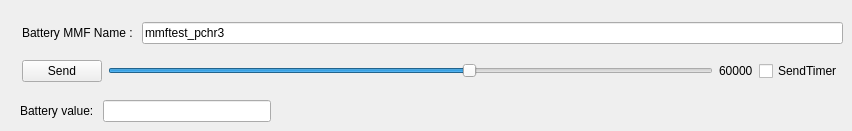
      <widget class="QWidget" name="tab_12">
       <attribute name="title">
        <string>BatteryMMF</string>
       </attribute>
       <widget class="QWidget" name="layoutWidget">
        <property name="geometry">
         <rect>
          <x>22</x>
          <y>12</y>
          <width>821</width>
          <height>81</height>
         </rect>
        </property>
        <layout class="QVBoxLayout" name="verticalLayout_6">
         <item>
          <layout class="QHBoxLayout" name="horizontalLayout_9">
           <item>
            <widget class="QLabel" name="label_14">
             <property name="text">
              <string>Battery MMF Name : </string>
             </property>
            </widget>
           </item>
           <item>
            <widget class="QLineEdit" name="edit_batteryMMfName">
             <property name="text">
              <string>mmftest_pchr3</string>
             </property>
            </widget>
           </item>
          </layout>
         </item>
         <item>
          <layout class="QHBoxLayout" name="horizontalLayout_8">
           <item>
            <widget class="QPushButton" name="btn_batterySend">
             <property name="text">
              <string>Send</string>
             </property>
            </widget>
           </item>
           <item>
            <widget class="QSlider" name="tbr_batteryTimer">
             <property name="minimum">
              <number>1</number>
             </property>
             <property name="maximum">
              <number>100000</number>
             </property>
             <property name="value">
              <number>60000</number>
             </property>
             <property name="orientation">
              <enum>Qt::Horizontal</enum>
             </property>
            </widget>
           </item>
           <item>
            <widget class="QLabel" name="edit_batterySwitchDelay">
             <property name="text">
              <string>60000</string>
             </property>
            </widget>
           </item>
           <item>
            <widget class="QCheckBox" name="cb_batteryTimer">
             <property name="text">
              <string>SendTimer</string>
             </property>
            </widget>
           </item>
          </layout>
         </item>
        </layout>
       </widget>
       <widget class="QWidget" name="layoutWidget">
        <property name="geometry">
         <rect>
          <x>20</x>
          <y>100</y>
          <width>251</width>
          <height>22</height>
         </rect>
        </property>
        <layout class="QHBoxLayout" name="horizontalLayout_17">
         <item>
          <widget class="QLabel" name="label_22">
           <property name="text">
            <string>Battery value: </string>
           </property>
          </widget>
         </item>
         <item>
          <widget class="QLineEdit" name="edit_bValue"/>
         </item>
        </layout>
       </widget>
      </widget>
